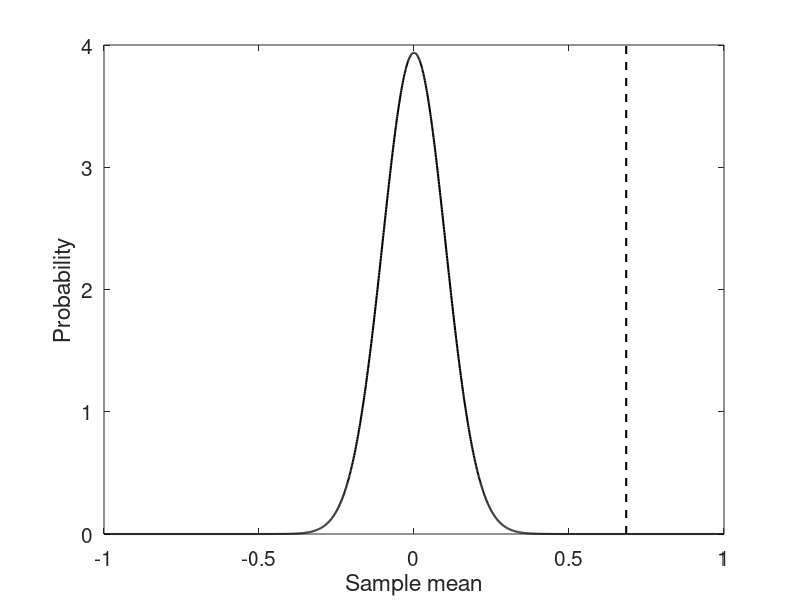
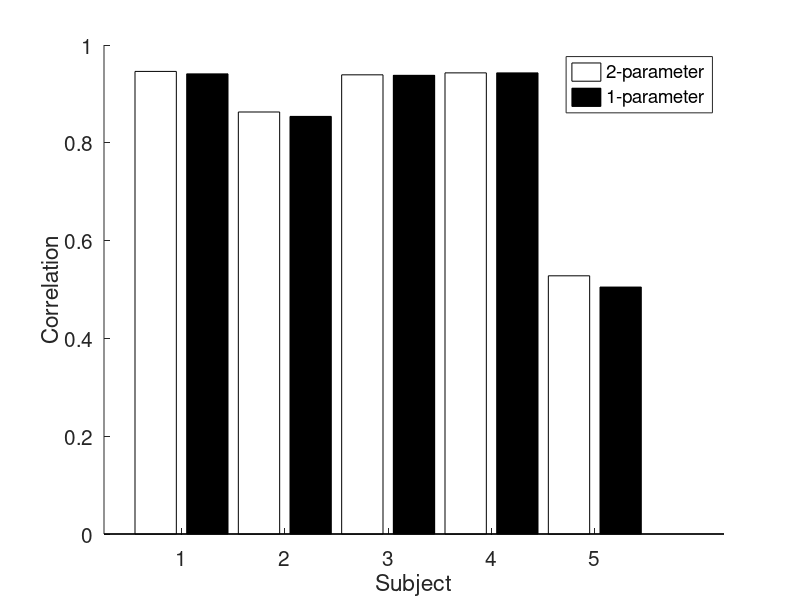
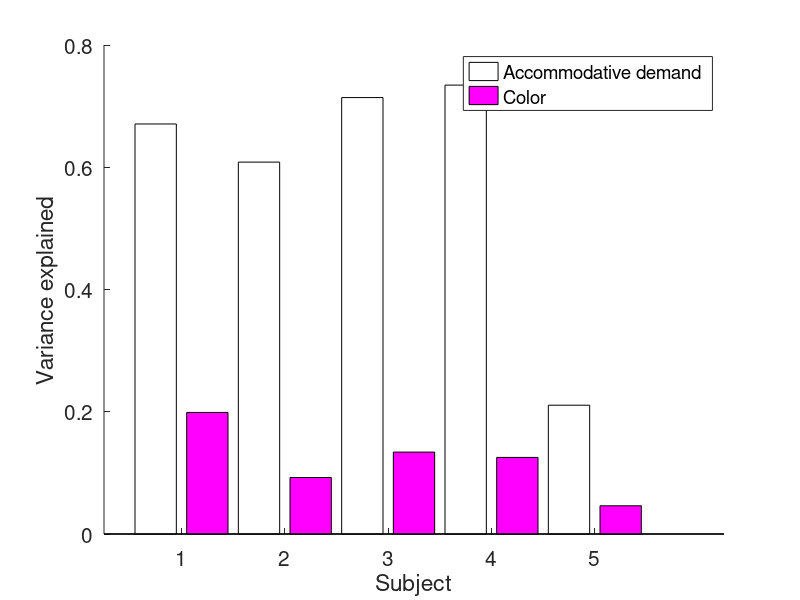
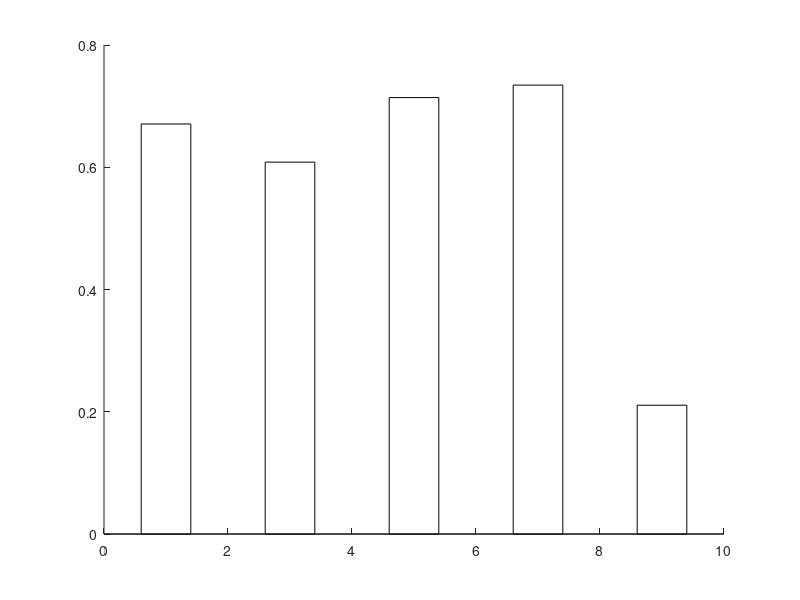

Recreate these plots in MATLAB, in order. (Note: this script raises an error after producing the figures.)
%% ACTUAL POWER ANALYSIS

weightsR = [0.7125 0.1385 0.2997 0.2011 0.2584 0.2179 0.2376 0.2932];
weightsB = [-0.5044 -0.2884 -0.6663 -0.1809 -0.3804 -0.1181 -0.4334 -0.5439];
addVarExplClr = weightsR-weightsB;

%% JUST CHECKING EXPRESSION FOR STD ERROR OF THE MEAN

for i = 1:10000
    smpAddVar = randsample(addVarExplClr,8,true);
    muSmpAddVar(i) = mean(smpAddVar);
end

xSupport = -1:0.001:1;
pMu = normpdf(xSupport,0,std(muSmpAddVar));

figure;
plot(xSupport,pMu,'k','LineWidth',1.5); hold on;
plot(mean(muSmpAddVar).*[1 1],ylim,'k--','LineWidth',1.5);
set(gca,'FontSize',15);
xlabel('Sample mean'); ylabel('Probability');

%% COMPARE TWO-PARAMETER VS ONE-PARAMETER COLOR MODELS

twoParamR2 = [0.946 0.863 0.939 0.943 0.528];

oneParamR2 = [0.941 0.854 0.938 0.943 0.505];

figure;
hold on;
bar([1 3 5 7 9],twoParamR2,0.4,'FaceColor','w');
bar([2 4 6 8 10],oneParamR2,0.4,'FaceColor','k');
set(gca,'FontSize',15);
xlabel('Subject'); ylabel('Correlation');
set(gca,'XTick',[1.5 3.5 5.5 7.5 9.5]);
set(gca,'XTickLabel',{'1' '2' '3' '4' '5'});
legend({'2-parameter' '1-parameter'});

%%

varColor = [0.1989 0.0924 0.1340 0.1253 0.0462];

varAccStim = [0.6708 0.6084 0.7140 0.7344 0.2107];

figure;
hold on;
bar([1 3 5 7 9],varAccStim,0.4,'FaceColor','w');
bar([2 4 6 8 10],varColor,0.4,'FaceColor','m');
set(gca,'FontSize',15);
xlabel('Subject'); ylabel('Variance explained');
set(gca,'XTick',[1.5 3.5 5.5 7.5 9.5]);
set(gca,'XTickLabel',{'1' '2' '3' '4' '5'});
legend({'Accommodative demand' 'Color'});

%%

varColor = [0.1989 0.0924 0.1340 0.1253 0.0462];

varAccStim = [0.6708 0.6084 0.7140 0.7344 0.2107];

figure;
hold on;
bar([1 3 5 7 9],varAccStim,0.4,'FaceColor','w');
bar([2 4 6 8 10],addVarExplClr,0.4,'FaceColor','m');
set(gca,'FontSize',15);
xlabel('Subject'); ylabel('Variance explained');
set(gca,'XTick',[1.5 3.5 5.5 7.5 9.5]);
set(gca,'XTickLabel',{'1' '2' '3' '4' '5'});
legend({'Accommodative demand' 'Color'});

%% COMPARE WEIGHTING MODEL AND SWITCHING MODEL

% weightingModelRho = [0.946 0.863 0.939 0.943 0.528 0.971 0.853];
% switchingModelRho = [0.901 0.799 0.905 0.925 0.51  0.943 0.835];
% 
% 
% figure;
% hold on;
% bar([1 3 5 7 9 11 13],weightingModelRho.^2,0.4,'FaceColor','w');
% bar([2 4 6 8 10 12 14],switchingModelRho.^2,0.4,'FaceColor','k');
% set(gca,'FontSize',15);
% xlabel('Subject'); ylabel('Variance Explained');
% set(gca,'XTick',[1.5 3.5 5.5 7.5 9.5 11.5 13.5]);
% set(gca,'XTickLabel',{'1' '2' '3' '4' '5' '6' '7'});
% legend({'Weighting' 'Switching'});

sn = [18 23 24 26 27 29 32 33];
rhoSwitchAll = [];
rhoFullAll = [];
rhoNoColorAll = [];
weightsRBSall = [];
rhoColorAll = [];
rhoColorSwitchAll = [];
dAll = [];
aicSwitchAll = [];
aicLinAll = [];
aicNoColorAll = [];
weightsRBSciAll = [];

% for i = 1:length(sn)
%     [d, wS, rbThreshold, rhoSwitch, rhoColorSwitch, aicSwitch] = ARCnlz_linearSwitching(sn(i),false);
%     rhoSwitchAll(i) = rhoSwitch;
%     rhoColorSwitchAll(i) = rhoColorSwitch;
%     dAll(i) = d;
%     aicSwitchAll(i) = aicSwitch;
%     display(['Done with subject ' num2str(i)]);
% end

for i = 1:length(sn)
    [weightsRBS1_x, weightsRBS1_y, rhoFull, rhoNoColor, rhoColor, aicLin, aicNoColor, weightsRBSci] = ARCnlz_linearModelnobias(sn(i),false,1000,0);
    rhoFullAll(i) = rhoFull;
    rhoNoColorAll(i) = rhoNoColor;
    weightsRBSall(i,:) = weightsRBS1_x;
    rhoColorAll(i) = rhoColor;
    aicLinAll(i) = aicLin;
    aicNoColorAll(i) = aicNoColor;
    weightsRBSciAll(:,:,i) = weightsRBSci;
    display(['Done with subject ' num2str(i)]);
end

%% PLOT WEIGHTS

figure;
% set(gcf,'Position',[262 314 1239 594]);
for i = 1:size(weightsRBSall,1)
    weightsRBSciTmp = squeeze(weightsRBSciAll(:,:,i));
    hold on;
    bar((3*(i-1)+1),weightsRBSall(i,1),'FaceColor','r');
    plot((3*(i-1)+1).*[1 1],[weightsRBSciTmp(1,1) weightsRBSciTmp(2,1)],'k-');
    bar((3*(i-1)+2),weightsRBSall(i,2),'FaceColor','b');
    plot((3*(i-1)+2).*[1 1],[weightsRBSciTmp(1,2) weightsRBSciTmp(2,2)],'k-');
%     bar(3,weightsRBSall(i,3),'FaceColor','k');
%     plot([3 3],[weightsRBSciTmp(1,3) weightsRBSciTmp(2,3)],'k-');
    set(gca,'XTick',[1.5 4.5 7.5 10.5 13.5 16.5 19.5 22.5]);
    set(gca,'XTickLabel',{'S1' 'S2' 'S3' 'S4' 'S5' 'S6' 'S7' 'S8'});
    set(gca,'FontSize',20);
    ylim(1.*[-1 1]);
    xlabel('Subject #');
    ylabel('Weight');
end

figure;
% set(gcf,'Position',[262 314 1239 594]);
for i = 1:size(weightsRBSall,1)
    weightsRBSciTmp = squeeze(weightsRBSciAll(:,:,i));
    hold on;
    bar(i,weightsRBSall(i,3),'FaceColor','w','LineWidth',1);
    plot(i.*[1 1],[weightsRBSciTmp(1,3) weightsRBSciTmp(2,3)],'k-');
    set(gca,'XTick',[1:8]);
    set(gca,'XTickLabel',{'S1' 'S2' 'S3' 'S4' 'S5' 'S6' 'S7' 'S8'});
    set(gca,'FontSize',20);
    ylim(1.*[0 1.15]);
    xlabel('Subject #');
    ylabel('Weight');
end

% Rscale = [1 1 1 1 1];
% figure;
% set(gca,'FontSize',15);
% hold on;
% plot([0 0.3],[0 1],'k--');
% for i = 1:length(dAll)
%     plot(dAll(i),Rscale(i)*weightsRBSall(i,1)-weightsRBSall(i,2),'ko','MarkerSize',10,'MarkerFaceColor','w');
%     text(dAll(i)+0.05,Rscale(i)*weightsRBSall(i,1)-weightsRBSall(i,2),['S' num2str(i)]);
% end
% axis square;
% xlabel('d'); ylabel('w_R - w_B');
% xlim([0 1.1]); ylim([0 1.1]);

%% PLOT VARIANCE EXPLAINED COMPARISONS

figure;
hold on;
bar([1 4 7 10 13 16 19 22],rhoFullAll.^2,0.3,'FaceColor','w');
% bar([2 5 8 11 14],rhoSwitchAll.^2,0.3,'FaceColor',[0.5 0.5 0.5]);
bar([2 5 8 11 14 17 20 23],rhoNoColorAll.^2,0.3,'FaceColor','k');
set(gca,'FontSize',15);
xlabel('Subject'); ylabel('Proportion Variance Explained');
set(gca,'XTick',[1.5 4.5 7.5 10.5 13.5 16.5 19.5 22.5]);
set(gca,'XTickLabel',{'1' '2' '3' '4' '5' '6' '7' '8'});
legend({'Weighting' 'No color'});

figure;
hold on;
bar([1 4 7 10 13 16 19 22],aicLinAll,0.3,'FaceColor','w');
% bar([2 5 8 11 14],aicSwitchAll,0.3,'FaceColor',[0.5 0.5 0.5]);
bar([2 5 8 11 14 17 20 23],aicNoColorAll,0.3,'FaceColor','k');
set(gca,'FontSize',15);
xlabel('Subject'); ylabel('AIC');
set(gca,'XTick',[1.5 4.5 7.5 10.5 13.5 16.5 19.5 22.5]);
set(gca,'XTickLabel',{'1' '2' '3' '4' '5' '6' '7' '8'});
legend({'Weighting' 'No color'});

%% PLOT VARIANCE EXPLAINED BY COLOR COMPARISONS

figure;
hold on;
bar([1 3 5 7 9 11],rhoColorAll.^2,0.4,'FaceColor','m');
bar([2 4 6 8 10 12],rhoColorSwitchAll.^2,0.4,'FaceColor',[0.5 0 0.5]);
set(gca,'FontSize',15);
xlabel('Subject'); ylabel('Variance Explained');
set(gca,'XTick',[1.5 3.5 5.5 7.5 9.5 11.5]);
set(gca,'XTickLabel',{'1' '2' '3' '4' '5' '6'});
legend({'Weighting' 'Switching'});

%% COMPARE WEIGHTS

redWeights = [0.7076 0.1043 0.3660 0.4499 0.2045 0.4052 0.2148];
blueWeights = [-0.2690 -0.4902 -0.2788 -0.3552 -0.0726 -0.2039 -0.1898];

%% COMPARE WITH AND WITHOUT BIAS TERM

sn = [17 11 16 19 21 23 24 25];
rhoFullAllnobias = [];
rhoFullBias = [];

for i = 1:length(sn)
    [weightsRBS1_xNoBias, weightsRBS1_yNoBias, rhoFull, rhoNoColor, rhoColor] = ARCnlz_linearModelnobias(sn(i),false);
    rhoFullAllnobias(i) = rhoFull;
    display(['Done with subject ' num2str(i)]);
end

for i = 1:length(sn)
    [weightsRBS1_x, weightsRBS1_y, rhoFull, rhoNoColor, rhoColor] = ARCnlz_linearModel(sn(i),false);
    rhoFullAllBias(i) = rhoFull;
    display(['Done with subject ' num2str(i)]);
end

%% PLOT VARIANCE EXPLAINED WITH AND WITHOUT BIAS TERM

figure;
hold on;
bar([1 3 5 7 9 11 13 15],rhoFullAllBias.^2,0.4,'FaceColor','k');
bar([2 4 6 8 10 12 14 16],rhoFullAllnobias.^2,0.4,'FaceColor','w');
set(gca,'FontSize',15);
xlabel('Subject'); ylabel('Variance Explained');
set(gca,'XTick',[1.5 3.5 5.5 7.5 9.5 11.5 13.5 15.5]);
set(gca,'XTickLabel',{'1' '2' '3' '4' '5' '6' '7' '8'});
legend({'With bias' 'No bias'});

%% COMPARE 3-PARAMETER AND 2-PARAMETER MODELS

sn = [18 23 24 26 27];
rhoFullAll = [];
rhoNoColorAll = [];
weightsRBSall = [];
rhoColorAll = [];

for i = 1:length(sn)
    [weightsRBS1_x, weightsRBS1_y, rhoFull, rhoNoColor, rhoColor] = ARCnlz_linearModelnobias(sn(i),false,1000);
    rhoFullAll(i) = rhoFull;
    rhoNoColorAll(i) = rhoNoColor;
    weightsRBSall(i,:) = weightsRBS1_x;
    rhoColorAll(i) = rhoColor;
    display(['Done with subject ' num2str(i)]);
end

save('/home/ben/Documents/ARchroma/params2paramModel','rhoFullAll','rhoNoColorAll','weightsRBSall');

%% COMPARE PARAMETERS FROM ALL TRIALS VS RANDOM ONLY TRIALS

load('/Users/benchin/Documents/ARchroma/cache/paramsAll.mat');
rhoFullAllAll = rhoFullAll;
weightsRBSallAll = weightsRBSall;
load('/Users/benchin/Documents/ARchroma/cache/paramsRandom.mat');
rhoFullAllRandom = rhoFullAll;
weightsRBSallRandom = weightsRBSall;

figure;
set(gcf,'Position',[318 247 1135 708]);
subplot(2,2,1);
set(gca,'FontSize',15);
hold on;
plot(rhoFullAllAll,rhoFullAllRandom,'ko','MarkerSize',10);
plot([0 1],[0 1],'k--');
xlabel('All trials'); ylabel('Random trials only'); title('Correlation');
axis square;
subplot(2,2,2);
set(gca,'FontSize',15);
hold on;
plot(weightsRBSallAll(:,3),weightsRBSallRandom(:,3),'ko','MarkerSize',10);
plot([0 1],[0 1],'k--');
xlabel('All trials'); ylabel('Random trials only'); title('Gain');
axis square;
subplot(2,2,3);
set(gca,'FontSize',15);
hold on;
plot([0 1],[0 1],'k--');
plot(weightsRBSallAll(:,1),weightsRBSallRandom(:,1),'ro','MarkerSize',10,'MarkerFaceColor','w');
xlabel('All trials'); ylabel('Random trials only'); title('Red weight');
axis square;
subplot(2,2,4);
set(gca,'FontSize',15);
hold on;
plot([-1 0],[-1 0],'k--');
plot(weightsRBSallAll(:,2),weightsRBSallRandom(:,2),'bo','MarkerSize',10,'MarkerFaceColor','w');
xlabel('All trials'); ylabel('Random trials only'); title('Blue weight');
axis square;

%% COMPARE 3-PARAMETER MODEL WITH 2-PARAMETER MODEL

load('/home/ben/Documents/ARchroma/params3paramModel.mat');
rhoFullAll3param = rhoFullAll;
weightsRBSall3param = weightsRBSall;
rhoNoColorAll3param = rhoNoColorAll;
load('/home/ben/Documents/ARchroma/params2paramModel.mat');
rhoFullAll2param = rhoFullAll;
weightsRBSall2param = weightsRBSall;
rhoNoColorAll2param = rhoNoColorAll;

figure;
hold on;
bar([1 4 7 10 13],rhoFullAll3param.^2,0.3,'FaceColor','w');
bar([2 5 8 11 14],rhoFullAll2param.^2,0.3,'FaceColor',[0.7 0.7 0.7]);
bar([3 6 9 12 15],rhoNoColorAll2param.^2,0.3,'FaceColor',[0 0 0]);
set(gca,'FontSize',15);
xlabel('Subject'); ylabel('Variance explained');
set(gca,'XTick',[2 5 8 11 14]);
set(gca,'XTickLabel',{'1' '2' '3' '4' '5'});
legend({'3-parameter' '2-parameter' 'No color'});

figure;
set(gcf,'Position',[251 387 1120 420]);
set(gca,'FontSize',15);
subplot(1,2,1);
hold on;
plot(weightsRBSall2param(:,1),weightsRBSall3param(:,1),'ro','MarkerSize',10);
plot([0 1],[0 1],'k--');
xlabel('2-param ratio'); ylabel('3-param w_R');
axis square;
subplot(1,2,2);
hold on;
plot(weightsRBSall2param(:,1),weightsRBSall3param(:,2),'bo','MarkerSize',10);
plot([-0.1 1],[0.1 -1],'k--');
xlabel('2-param ratio'); ylabel('3-param w_B');
axis square;

figure;
hold on;
bar([1 3 5 7 9 11 13 15],rhoFullAll2param.^2,0.4,'FaceColor','w');
bar([2 4 6 8 10 12 14 16],rhoNoColorAll2param.^2,0.4,'FaceColor','k');
set(gca,'FontSize',15);
xlabel('Subject'); ylabel('Variance explained');
set(gca,'XTick',[1.5 3.5 5.5 7.5 9.5 11.5 13.5 15.5]);
set(gca,'XTickLabel',{'1' '2' '3' '4' '5' '6' '7' '8'});
legend({'With color' 'No color'});

figure;
bar(1:8,rhoFullAll2param.^2 - rhoNoColorAll2param.^2,0.4,'FaceColor','w');
set(gca,'FontSize',15);
xlabel('Subject'); ylabel('Variance explained due to color');
set(gca,'XTick',1:9);
set(gca,'XTickLabel',{'1' '2' '3' '4' '5' '6' '7' '8'});

%% AIC ANALYSIS

sn = [18 23 24 26 27 29 32 33];
dAll1 = [];
rbThreshold1 = [];
aicSwitchAll1 = [];
dAll2 = [];
rbThreshold2 = [];
aicSwitchAll2 = [];
aicLinAll = [];
aicNoColorAll = [];

for i = 1:length(sn)
    [d, wS, rbThreshold, rhoSwitch, rhoColorSwitch, aicSwitch] = ARCnlz_linearSwitching(sn(i),false,0);
    dAll1(i) = d;
    rbThreshold1(i) = rbThreshold;
    aicSwitchAll1(i) = aicSwitch;
    [d, wS, rbThreshold, rhoSwitch, rhoColorSwitch, aicSwitch] = ARCnlz_linearSwitching(sn(i),false,0.35);
    dAll2(i) = d;
    rbThreshold2(i) = rbThreshold;
    aicSwitchAll2(i) = aicSwitch;    
    display(['Done with subject ' num2str(i)]);
end

for i = 1:length(sn)
    [weightsRBS1_x, weightsRBS1_y, rhoFull, rhoNoColor, rhoColor, aicLin, aicNoColor, weightsRBSci] = ARCnlz_linearModelnobias(sn(i),false,1000,0);
    aicLinAll(i) = aicLin;
    aicNoColorAll(i) = aicNoColor;
    display(['Done with subject ' num2str(i)]);
end

%% PLOT AIC ANALYSIS

figure;
set(gcf,'Position',[215 337 792 420]);
hold on;
bar([1 6 11 16 21 26 31 36],aicLinAll,0.18,'FaceColor','w');
bar([2 7 12 17 22 27 32 37],aicSwitchAll1,0.18,'FaceColor',[0.5 0.5 0.5]);
bar([3 8 13 18 23 28 33 38],aicSwitchAll2,0.18,'FaceColor',[0.25 0.25 0.25]);
bar([4 9 14 19 24 29 34 39],aicNoColorAll,0.18,'FaceColor','k');
set(gca,'FontSize',15);
xlabel('Subject'); ylabel('AIC');
set(gca,'XTick',[2.5 7.5 12.5 17.5 22.5 27.5 32.5 37.5]);
set(gca,'XTickLabel',{'1' '2' '3' '4' '5' '6' '7' '8'});
legend({'Weighting' 'Switch Float d' 'Switch 0.35 d' 'No color'});

figure;
set(gcf,'Position',[215 337 792 420]);
hold on;
bar([1 3 5 7 9  11 13 15],dAll1,0.4,'FaceColor','w');
bar([2 4 6 8 10 12 14 16],dAll2,0.4,'FaceColor',[0.5 0.5 0.5]);
plot(xlim,0.35.*[1 1],'k--');
set(gca,'FontSize',15);
xlabel('Subject'); ylabel('Switching d');
set(gca,'XTick',[1.5 3.5 5.5 7.5 9.5 11.5 13.5 15.5]);
set(gca,'XTickLabel',{'1' '2' '3' '4' '5' '6' '7' '8'});
legend({'Switch Float d' 'Switch 0.35 d'});

figure;
set(gcf,'Position',[215 337 792 420]);
hold on;
bar([1 3 5 7 9  11 13 15],rbThreshold1,0.4,'FaceColor','w');
bar([2 4 6 8 10 12 14 16],rbThreshold2,0.4,'FaceColor',[0.5 0.5 0.5]);
set(gca,'FontSize',15);
xlabel('Subject'); ylabel('Switching threshold');
set(gca,'XTick',[1.5 3.5 5.5 7.5 9.5 11.5 13.5 15.5]);
set(gca,'XTickLabel',{'1' '2' '3' '4' '5' '6' '7' '8'});
legend({'Switch Float d' 'Switch 0.35 d'});
ylim([-0.5 0.5]);

%% COMPARING OUTPUTS OF LINEAR AND SWITCHING MODELS

subjNumber = 33;
[d, wS, rbThreshold, rhoSwitch, rhoColorSwitch, aic, trialMeansSwitch] = ARCnlz_linearSwitching(subjNumber,0,0);

[weightsRBS1_x, weightsRBS1_y, rhoFull, rhoNoColor, rhoColor, aic, aicNoColor, weightsRBSci, trialMeansLin] = ARCnlz_linearModelnobias(subjNumber,0,100,0);

figure; 
plot(trialMeansLin,trialMeansSwitch,'ko');
axis square;
set(gca,'FontSize',12);
xlabel('Linear model prediction');
ylabel('Switching model prediction');
